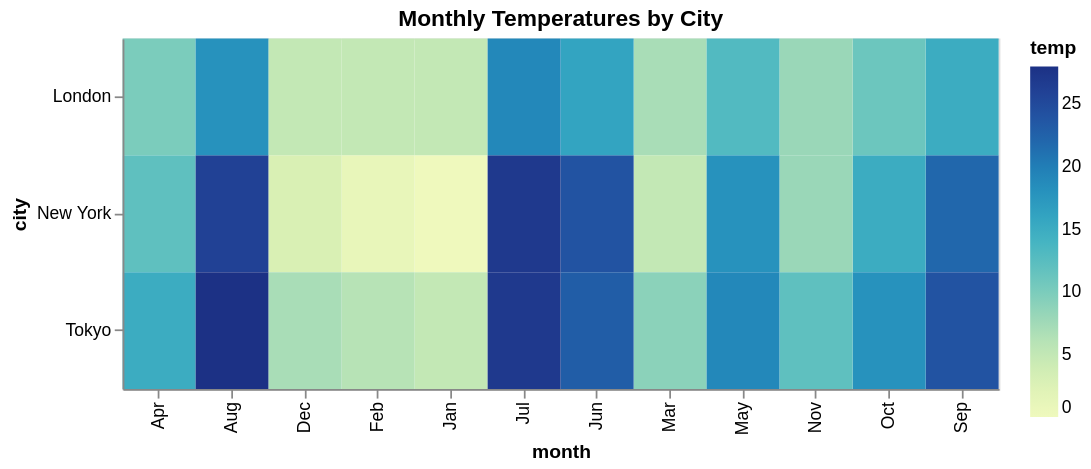

Describe this chart as a Vega-Lite specification.
### Vega-Lite specification from a JSON file in a GitHub repository (floating-point values rounded to 4 significant figures)
{"$schema": "https://vega.github.io/schema/vega-lite/v5.json", "data": {"values": [{"city": "New York", "month": "Jan", "temp": 0}, {"city": "New York", "month": "Feb", "temp": 1}, {"city": "New York", "month": "Mar", "temp": 5}, {"city": "New York", "month": "Apr", "temp": 12}, {"city": "New York", "month": "May", "temp": 18}, {"city": "New York", "month": "Jun", "temp": 24}, {"city": "New York", "month": "Jul", "temp": 27}, {"city": "New York", "month": "Aug", "temp": 26}, {"city": "New York", "month": "Sep", "temp": 22}, {"city": "New York", "month": "Oct", "temp": 15}, {"city": "New York", "month": "Nov", "temp": 8}, {"city": "New York", "month": "Dec", "temp": 3}, {"city": "London", "month": "Jan", "temp": 5}, {"city": "London", "month": "Feb", "temp": 5}, {"city": "London", "month": "Mar", "temp": 7}, {"city": "London", "month": "Apr", "temp": 10}, {"city": "London", "month": "May", "temp": 13}, {"city": "London", "month": "Jun", "temp": 16}, {"city": "London", "month": "Jul", "temp": 19}, {"city": "London", "month": "Aug", "temp": 18}, {"city": "London", "month": "Sep", "temp": 15}, {"city": "London", "month": "Oct", "temp": 11}, {"city": "London", "month": "Nov", "temp": 8}, {"city": "London", "month": "Dec", "temp": 5}, {"city": "Tokyo", "month": "Jan", "temp": 5}, {"city": "Tokyo", "month": "Feb", "temp": 6}, {"city": "Tokyo", "month": "Mar", "temp": 9}, {"city": "Tokyo", "month": "Apr", "temp": 15}, {"city": "Tokyo", "month": "May", "temp": 19}, {"city": "Tokyo", "month": "Jun", "temp": 23}, {"city": "Tokyo", "month": "Jul", "temp": 27}, {"city": "Tokyo", "month": "Aug", "temp": 28}, {"city": "Tokyo", "month": "Sep", "temp": 24}, {"city": "Tokyo", "month": "Oct", "temp": 18}, {"city": "Tokyo", "month": "Nov", "temp": 12}, {"city": "Tokyo", "month": "Dec", "temp": 7}]}, "encoding": {"color": {"field": "temp", "type": "quantitative"}, "opacity": {"condition": {"empty": true, "param": "legend_selection", "value": 1}, "value": 0.15}, "tooltip": [{"field": "month", "type": "nominal"}, {"field": "temp", "type": "quantitative"}, {"field": "city", "type": "nominal"}], "x": {"field": "month", "type": "nominal"}, "y": {"field": "city", "type": "nominal"}}, "height": 200, "mark": "rect", "params": [{"bind": "legend", "name": "legend_selection", "select": {"fields": ["temp"], "type": "point"}}], "title": "Monthly Temperatures by City", "width": 500}
